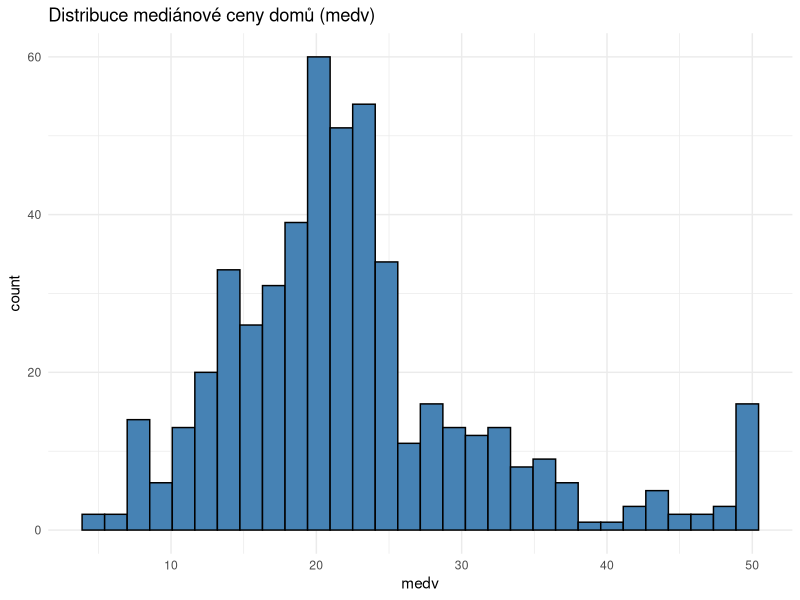
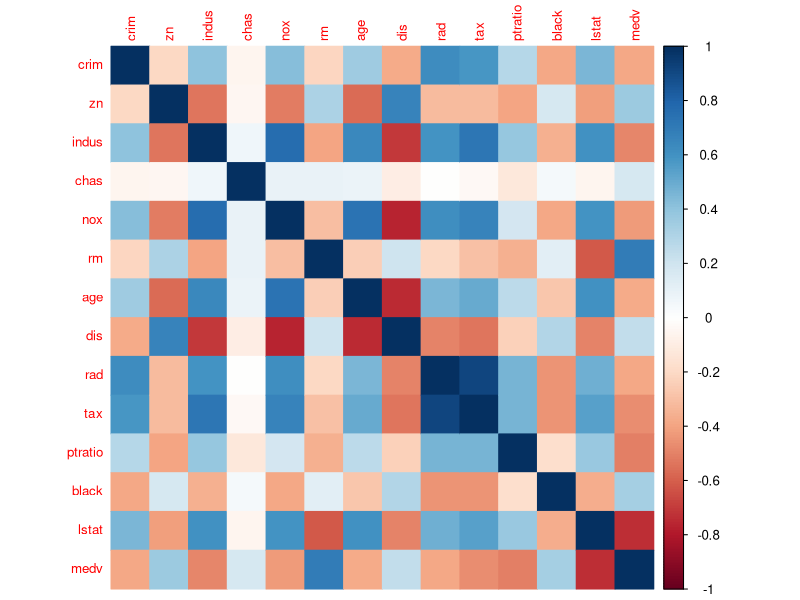
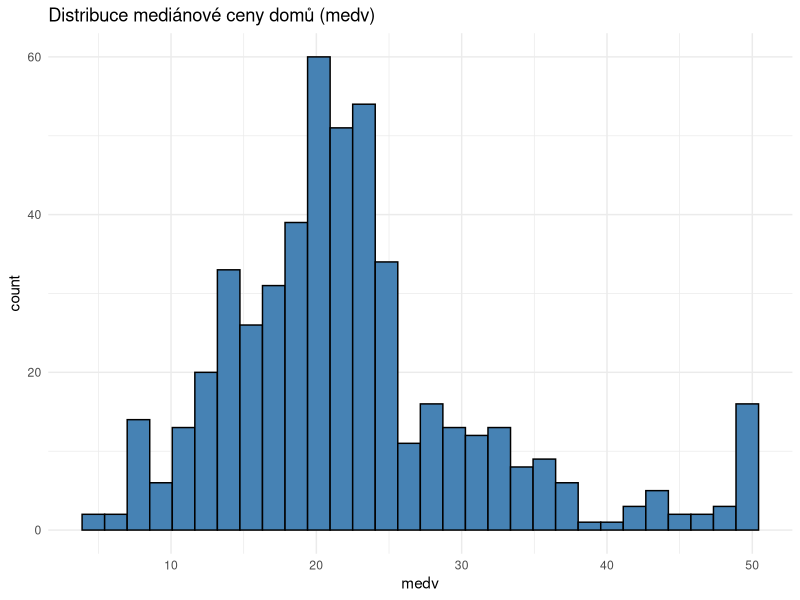
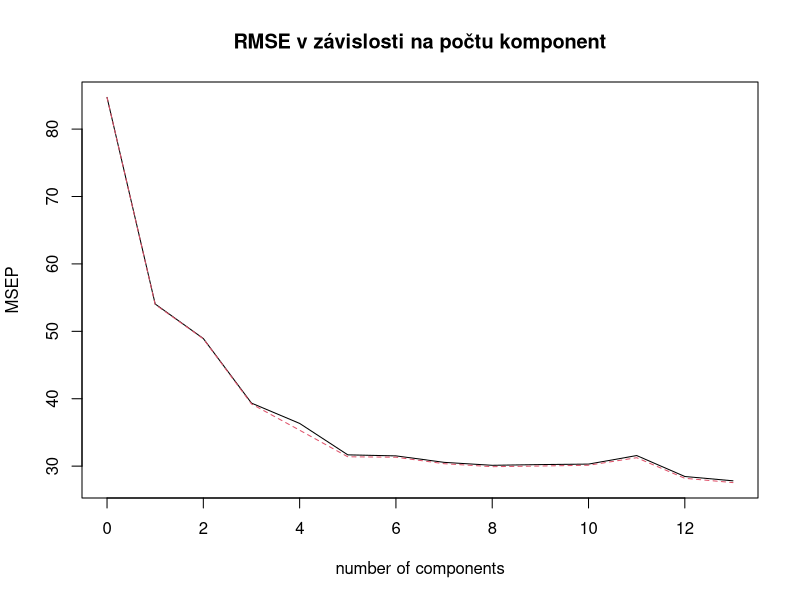

Generate these figures, in order, with R:
# Načtení potřebných balíčků
library(MASS)       # obsahuje dataset Boston
library(ggplot2)    # pro vizualizaci dat
library(pls)        # pro PCR
library(caret)      # pro rozdělení na trénovací a testovací sadu
library(corrplot)   # pro korelační matice

# Načtení datasetu Boston
data("Boston", package = "MASS")
head(Boston)

# Základní popis dat
summary(Boston)
str(Boston)

# Korelační matice + uložení do souboru
cor_matrix <- cor(Boston)
png("correlation_matrix.png", width = 800, height = 800)
corrplot::corrplot(cor_matrix, method = "color", tl.cex = 0.8)
dev.off()

# Vizualizace - distribuce cílové proměnné
# Histogram mediánové ceny
hist_medv <- ggplot(Boston, aes(x = medv)) +
  geom_histogram(bins = 30, fill = "steelblue", color = "black") +
  theme_minimal() +
  ggtitle("Distribuce mediánové ceny domů (medv)")

# Zobrazení a uložení histogramu
print(hist_medv)
ggsave("histogram_medv.png", plot = hist_medv, width = 6, height = 4)

# Rozdělení dat na trénovací a testovací sadu
set.seed(42)  # pro reprodukovatelnost
train_index <- caret::createDataPartition(Boston$medv, p = 0.5, list = FALSE)
train_data <- Boston[train_index, ]
test_data <- Boston[-train_index, ]

# Lineární regrese
lm_model <- lm(medv ~ ., data = train_data)
summary(lm_model)

# Predikce a RMSE na testovací množině
lm_pred <- predict(lm_model, newdata = test_data)
lm_rmse <- sqrt(mean((test_data$medv - lm_pred)^2))
cat("RMSE pro lineární regresi:", lm_rmse, "\n")

# PCR - standardizace dat (scale = TRUE)
pcr_model <- pls::pcr(medv ~ ., data = train_data, scale = TRUE,
                      validation = "CV")
summary(pcr_model)

# Vyhodnocení RMSE pro různé komponenty
# Validation plot + uložení do souboru
png("pcr_validationplot.png", width = 800, height = 600)
validationplot(pcr_model, val.type = "MSEP",
               main = "RMSE v závislosti na počtu komponent")
dev.off()

# Predikce z PCR - s 6 komponentami
pcr_pred <- predict(pcr_model, newdata = test_data, ncomp = 6)
pcr_rmse <- sqrt(mean((test_data$medv - pcr_pred)^2))
cat("RMSE pro PCR (6 komponent):", pcr_rmse, "\n")

# Závěr - porovnýní modelů
if (lm_rmse < pcr_rmse) {
  cat("Lepší model: klasická lineární regrese\n")
} else {
  cat("Lepší model: PCR\n")
}
